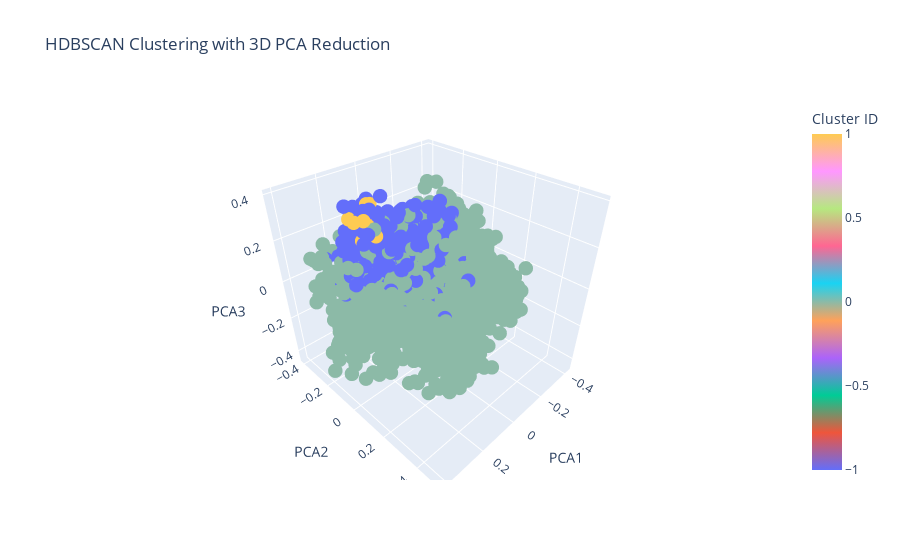

The code cell stored with this chart in its notebook:
### Code cell
# Dimensionality Reduction for Visualization
pca = PCA(n_components=3)  # Change n_components to 3 for 3D visualization
reduced_data = pca.fit_transform(embeddings)

# Create a DataFrame for Plotly
df = pd.DataFrame(reduced_data, columns=['PCA1', 'PCA2', 'PCA3'])
df['Cluster'] = labels
df['Product Name'] = product_names  # Add product names to the DataFrame

# Visualization using Plotly in 3D
fig = px.scatter_3d(df, x='PCA1', y='PCA2', z='PCA3', color='Cluster', hover_data=['Product Name'],
                    title="HDBSCAN Clustering with 3D PCA Reduction",
                    labels={"Cluster": "Cluster ID"},
                    color_continuous_scale=px.colors.qualitative.Plotly)
fig.update_traces(marker=dict(size=5))
fig.show()

### Figure 1 — Plotly figure (JSON) as saved in the notebook; plotly's stock layout.template omitted (floating-point values rounded to 4 significant figures; data arrays with more than 128 entries replaced by an {"elided": "..."} marker saying what was removed)
{"data": [{"customdata": {"elided": "2074x1 str values"}, "hovertemplate": "PCA1=%{x}<br>PCA2=%{y}<br>PCA3=%{z}<br>Product Name=%{customdata[0]}<br>Cluster ID=%{marker.color}<extra></extra>", "legendgroup": "", "marker": {"color": {"elided": "2074 int values"}, "coloraxis": "coloraxis", "size": 5, "symbol": "circle"}, "mode": "markers", "name": "", "scene": "scene", "showlegend": false, "type": "scatter3d", "x": {"elided": "2074 float values"}, "y": {"elided": "2074 float values"}, "z": {"elided": "2074 float values"}}], "layout": {"coloraxis": {"colorbar": {"title": {"text": "Cluster ID"}}, "colorscale": [[0, "#636EFA"], [0.1111, "#EF553B"], [0.2222, "#00CC96"], [0.3333, "#AB63FA"], [0.4444, "#FFA15A"], [0.5556, "#19D3F3"], [0.6667, "#FF6692"], [0.7778, "#B6E880"], [0.8889, "#FF97FF"], [1, "#FECB52"]]}, "legend": {"tracegroupgap": 0}, "scene": {"domain": {"x": [0, 1], "y": [0, 1]}, "xaxis": {"title": {"text": "PCA1"}}, "yaxis": {"title": {"text": "PCA2"}}, "zaxis": {"title": {"text": "PCA3"}}}, "title": {"text": "HDBSCAN Clustering with 3D PCA Reduction"}}}
